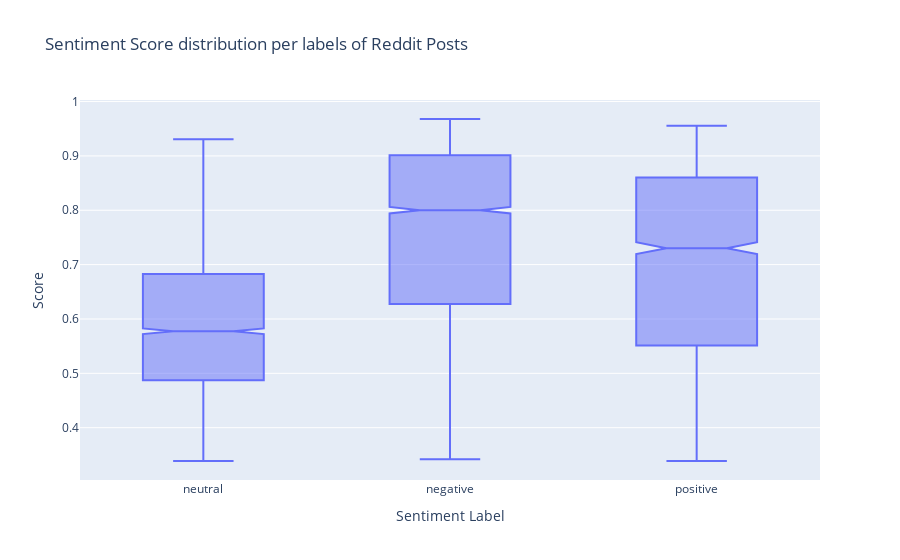

Notebook cell for this chart:
### Markdown cell above
# Analyzing the sentiments

### Code cell
fig = px.box(comments_df, x="sentiment.label", y="sentiment.score", title="Sentiment Score distribution per labels of Reddit Posts", notched=True)

fig.update_layout(
    xaxis_title="Sentiment Label",
    yaxis_title="Score"
)

fig.show()

### Figure 1 — Plotly figure (JSON) as saved in the notebook; plotly's stock layout.template omitted (floating-point values rounded to 4 significant figures; data arrays with more than 128 entries replaced by an {"elided": "..."} marker saying what was removed)
{"data": [{"alignmentgroup": "True", "hovertemplate": "sentiment.label=%{x}<br>sentiment.score=%{y}<extra></extra>", "legendgroup": "", "marker": {"color": "#636efa"}, "name": "", "notched": true, "offsetgroup": "", "orientation": "v", "showlegend": false, "type": "box", "x": {"elided": "10572 str values"}, "x0": " ", "xaxis": "x", "y": {"elided": "10572 float values"}, "y0": " ", "yaxis": "y"}], "layout": {"boxmode": "group", "legend": {"tracegroupgap": 0}, "title": {"text": "Sentiment Score distribution per labels of Reddit Posts"}, "xaxis": {"anchor": "y", "domain": [0, 1], "title": {"text": "Sentiment Label"}}, "yaxis": {"anchor": "x", "domain": [0, 1], "title": {"text": "Score"}}}}
